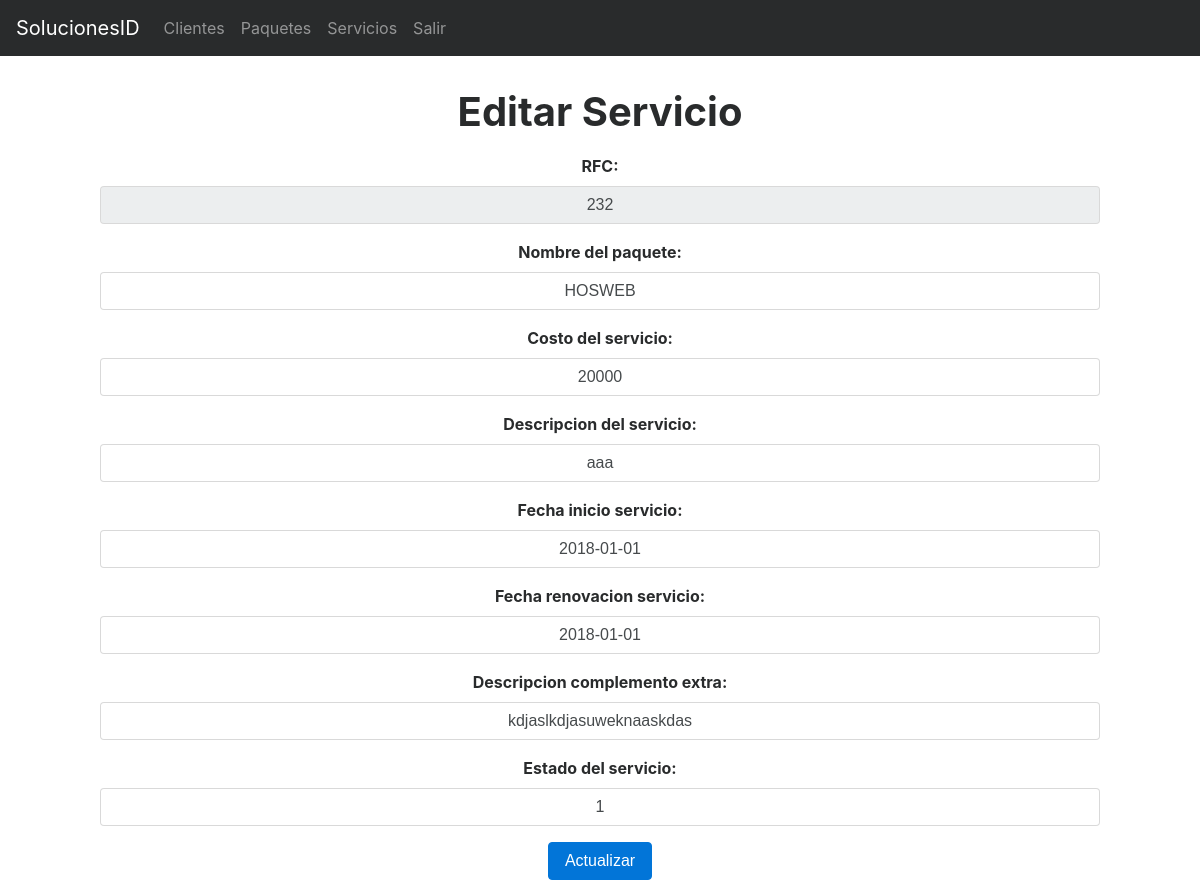
The page /index.php?action=editarServicio&idServicio=7 (signed in) on the database as committed earlier.
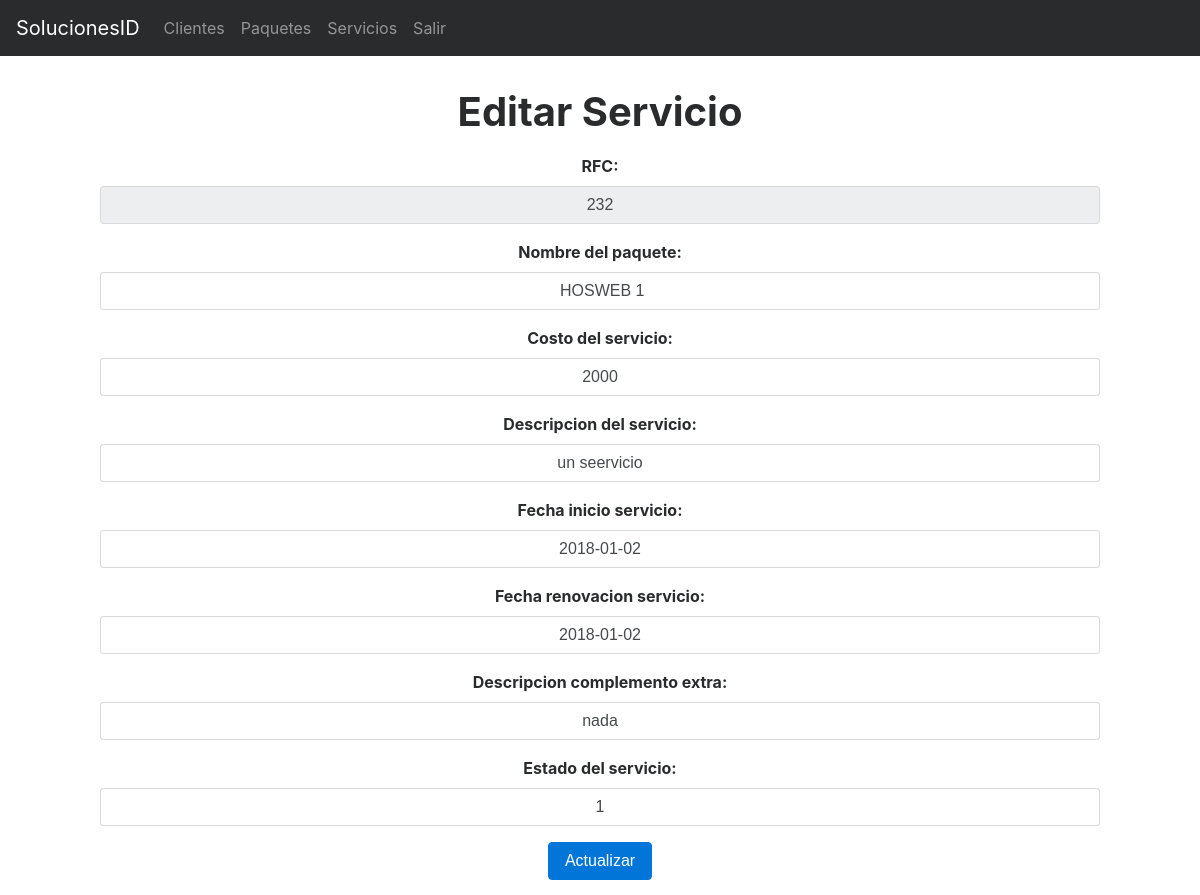
The same page on the database as committed later.
### tables this page shows
CREATE TABLE IF NOT EXISTS `Servicio` (
  `idServicio` int(11) NOT NULL AUTO_INCREMENT,
  `RFC` varchar(13) DEFAULT NULL,
  `nombrePaquete` varchar(30) NOT NULL,
  `costoServicio` int(11) DEFAULT NULL,
  `descripcion` varchar(150) NOT NULL,
  `inicioServicio` date DEFAULT NULL,
  `FechadeRenovacion` date DEFAULT NULL,
  `descripcionServicioExtra` varchar(150) DEFAULT NULL,
  `estadoServicio` int(1) DEFAULT NULL,
  PRIMARY KEY (`idServicio`),
  KEY `fk_servicio` (`RFC`),
  KEY `idServicio` (`idServicio`)
);

### controllers/controllerAdministrador.php (called while the page is built, shortened)
<?php
class ControllerAdministrador{
	public function pagina(){
		include "views/template.php";
	}
	public function enlacesPaginasController(){
		if(isset( $_GET['action'])){
			$enlaces = $_GET['action'];
		}
		else{
			$enlaces = "index";
		}
		$respuesta = Paginas::enlacesPaginasModel($enlaces);
		include $respuesta;
	}
}
?>

### index.php (called while the page is built, shortened)
<?php
require_once 'models/ModelServicio.php';
require_once "controllers/controllerAdministrador.php";
require_once 'controllers/controllerServicio.php';
$mvc = new ControllerAdministrador();
$mvc -> pagina();
?>

### models/conexionBD.php (called while the page is built)
<?php
class Conexion{
	public static function conectar(){
		$link = new PDO("mysql:host=localhost;dbname=u700675089_soluc","u700675089_germa","ger3uicab");
		return $link;
	}
}
?>

### models/ModelServicio.php (called while the page is built, shortened)
<?php
require_once 'conexionBD.php';
class ModelServicio extends Conexion{
	public static function editarServicioModel($idServicio){
		$stmt = Conexion::conectar()->prepare("SELECT idServicio,RFC,nombrePaquete,costoServicio,descripcion,inicioServicio,fechadeRenovacion,descripcionServicioExtra,estadoServicio FROM Servicio WHERE idServicio= :idServicio");
		$stmt->bindParam(":idServicio", $idServicio, PDO::PARAM_STR);
		$stmt->execute();
		return $stmt->fetch();
	}
}
 ?>

### controllers/controllerServicio.php (the view, shortened to what this page needs)
<?php
 class MvcControllerServicio{
	public function editarServicioController(){
		$idServicio = $_GET["idServicio"];
		$respuesta = ModelServicio::editarServicioModel($idServicio);
		echo
		'
			<input class="form-control" type="hidden" value="'.$respuesta["idServicio"].'" name="idServicio">
			<div class="form-group">
				<label>RFC:</label>
             	<input class="form-control"  readonly="readonly" type="text" value="'.$respuesta["RFC"].'" name="RFC" required>
			</div>
			<div class="form-group">
				<label>Nombre del paquete:</label>
			 	<input class="form-control" type="text" value="'.$respuesta["nombrePaquete"].'" name="nombrePaquete" required>
			</div>
			<div class="form-group">
				<label>Costo del servicio:</label>
			 	<input class="form-control" type="text" value="'.$respuesta["costoServicio"].'" name="costoServicio" required>
			</div>
			<div class="form-group">
				<label>Descripcion del servicio:</label>
				<input class="form-control" type="text" value="'.$respuesta["descripcion"].'" name="descripcion" required>
			</div>
			<div class="form-group">
				<label>Fecha inicio servicio:</label>
				<input class="form-control" type="text" value="'.$respuesta["inicioServicio"].'" name="inicioServicio" required>
			</div>
			<div class="form-group">
				<label>Fecha renovacion servicio:</label>
				<input class="form-control" type="text" value="'.$respuesta["fechadeRenovacion"].'" name="fechadeRenovacion" required>
			</div>
			<div class="form-group">
				<label>Descripcion complemento extra:</label>
				<input class="form-control" type="text" value="'.$respuesta["descripcionServicioExtra"].'" name="descripcionServicioExtra" required>
			</div>
			<div class="form-group">
				<label>Estado del servicio:</label>
			 	<input class="form-control" type="text" value="'.$respuesta["estadoServicio"].'" name="estadoServicio" required>
			</div>
			 <button type="submit" class="btn btn-primary">Actualizar</button>';
	}
 }
 ?>

Rows that differ between the two databases and show on the page:
changed servicio: nombrePaquete "HOSWEB" → "HOSWEB 1"; costoServicio "20000" → "2000"; descripcion "aaa" → "un seervicio"; inicioServicio "2018-01-01" → "2018-01-02"; fechadeRenovacion "2018-01-01" → "2018-01-02"; descripcionServicioExtra "kdjaslkdjasuweknaaskdas" → "nada"
